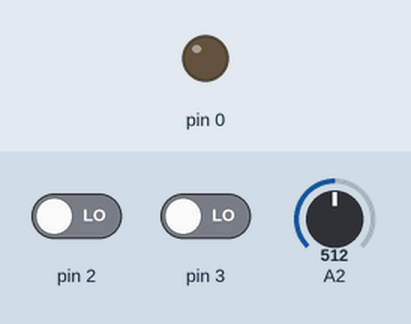
This sketch was run on a simulated Arduino Uno, built with avr-gcc and run on an emulated ATmega328P. Parts: output pins drawn as LEDs (lit = HIGH). Dashed ring = blinking. The inputs (shaded band) are chosen by the test bench; at power-on: pin 3 LOW, A2 = 512, pin 2 LOW.

Above: at 1.2 s.
1.3 s: pin 3 driven HIGH
At 1.42 s:
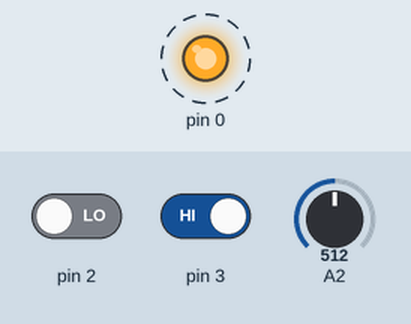
4.3 s: A2 set to 0
5.9 s: A2 set to 2
At 6.2 s:
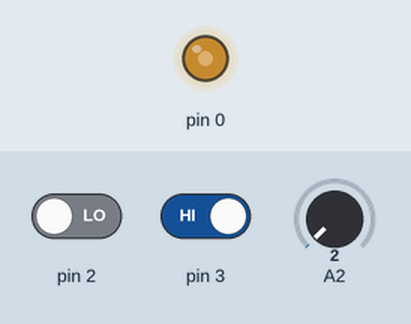
7.4 s: A2 set to 5
10.4 s: A2 set to 306
At 10.63 s:
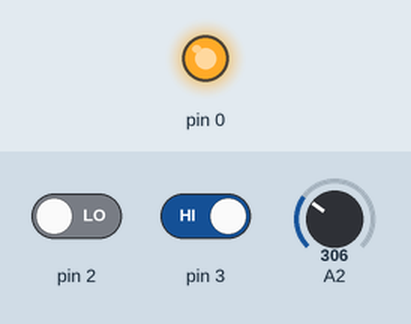
13.4 s: pin 2 driven HIGH
Timing chart, 0 to 15.9 s (numbered marks = the images above; inputs shaded):
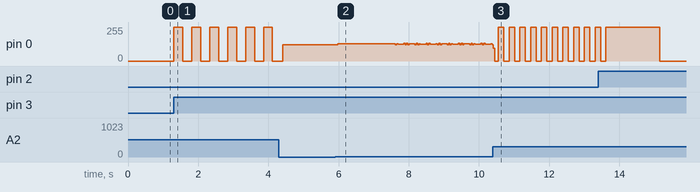

The sketch:

DELAY.ino
```cpp
//       ATMEL ATTINY13 / ARDUINO
//
//                      +-\/-+
// [RST]ADC0 (D 5) PB5 1|    |8 Vcc
//      ADC3 (D 3) PB3 2|    |7 PB2 (D 2) ADC1[SCK]
//      ADC2 (D 4) PB4 3|    |6 PB1 (D 1) PWM1[MISO]
//                 GND 4|    |5 PB0 (D 0) PWM0[MOSI]
//                      +----+

void setup() {
  // put your setup code here, to run once:
  pinMode(0, OUTPUT);
  // attachInterrupt(3,Xdelay,CHANGE);

}

void loop() {
  // put your main code here, to run repeatedly:
  if(digitalRead(3) == 1)
  {
    if (digitalRead(2) == 1) // second
  {
    digitalWrite(0, HIGH);
    delay(analogRead(2) *5);
    digitalWrite(0, LOW);
    delay(analogRead(2) *5);
  }
  else   //0.1 second
  {
    digitalWrite(0, HIGH);
    delay(analogRead(2)/2 );
    digitalWrite(0, LOW);
    delay(analogRead(2)/2 );
  }
  }
  else
  {
    digitalWrite(0, LOW);
  }


}
```

Measured:
- after the input at 1.3 s, pin 0: alternates 255/255 for 0.26 s and 0/255 for 0.26 s, starting at once
- after the input at 5.9 s, pin 0: 122/255 → 128/255 after 0.07 s
